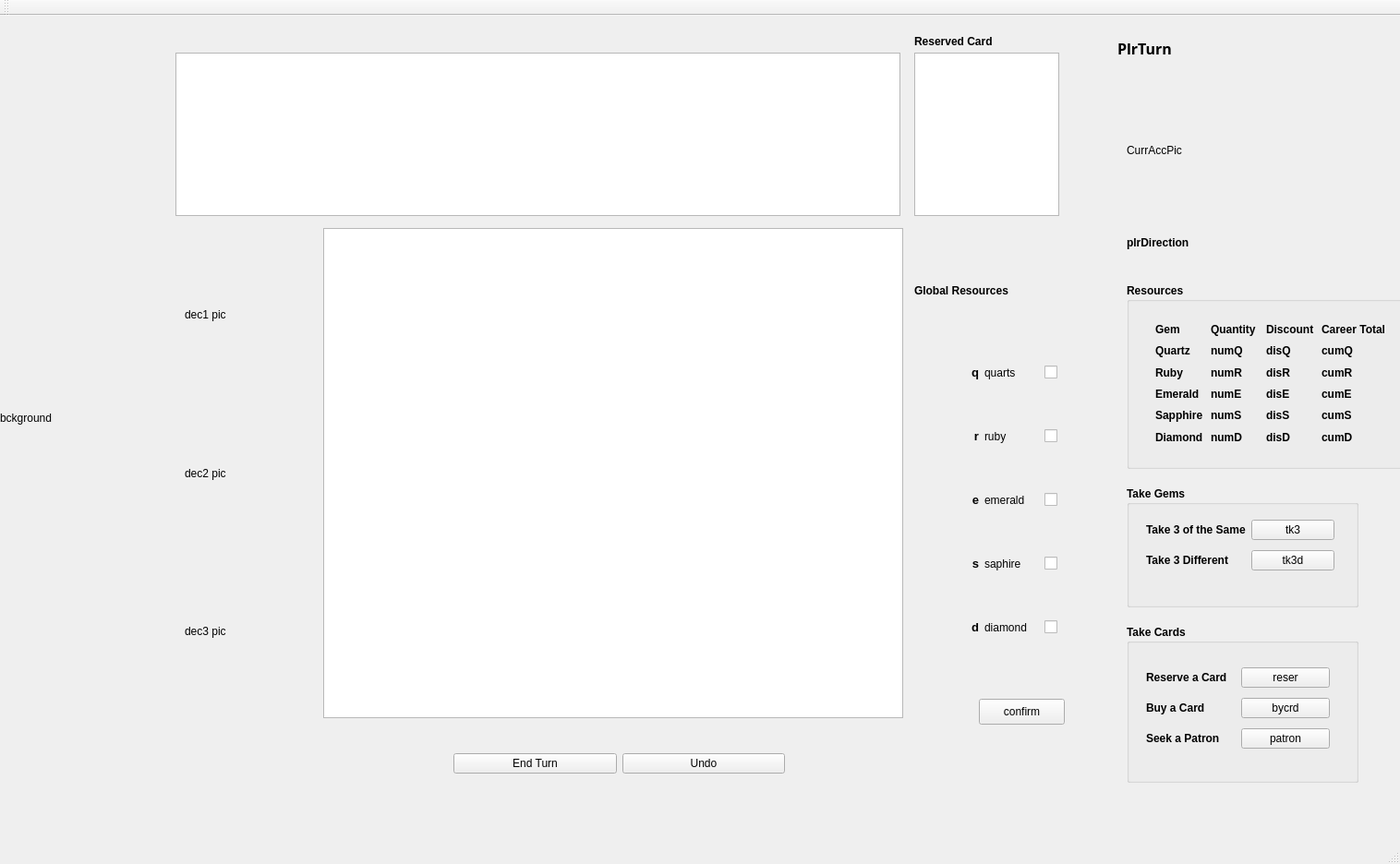
<?xml version="1.0" encoding="UTF-8"?>
<ui version="4.0">
 <class>GameWindow</class>
 <widget class="QMainWindow" name="GameWindow">
  <property name="geometry">
   <rect>
    <x>0</x>
    <y>0</y>
    <width>1516</width>
    <height>936</height>
   </rect>
  </property>
  <property name="windowTitle">
   <string>GameWindow</string>
  </property>
  <widget class="QWidget" name="centralWidget">
   <widget class="QGraphicsView" name="gameView">
    <property name="geometry">
     <rect>
      <x>350</x>
      <y>230</y>
      <width>628</width>
      <height>531</height>
     </rect>
    </property>
    <property name="verticalScrollBarPolicy">
     <enum>Qt::ScrollBarAlwaysOff</enum>
    </property>
    <property name="horizontalScrollBarPolicy">
     <enum>Qt::ScrollBarAlwaysOff</enum>
    </property>
   </widget>
   <widget class="QWidget" name="horizontalLayoutWidget">
    <property name="geometry">
     <rect>
      <x>480</x>
      <y>770</y>
      <width>381</width>
      <height>80</height>
     </rect>
    </property>
    <layout class="QHBoxLayout" name="horizontalLayout">
     <item>
      <widget class="QPushButton" name="endTurn">
       <property name="text">
        <string>End Turn</string>
       </property>
      </widget>
     </item>
     <item>
      <widget class="QPushButton" name="undoButton">
       <property name="text">
        <string>Undo</string>
       </property>
      </widget>
     </item>
    </layout>
   </widget>
   <widget class="QLabel" name="Plrturn">
    <property name="geometry">
     <rect>
      <x>1210</x>
      <y>20</y>
      <width>171</width>
      <height>31</height>
     </rect>
    </property>
    <property name="font">
     <font>
      <family>Sitka</family>
      <pointsize>12</pointsize>
      <weight>75</weight>
      <bold>true</bold>
     </font>
    </property>
    <property name="text">
     <string>PlrTurn</string>
    </property>
   </widget>
   <widget class="QLabel" name="plrDirection">
    <property name="geometry">
     <rect>
      <x>1220</x>
      <y>230</y>
      <width>211</width>
      <height>31</height>
     </rect>
    </property>
    <property name="font">
     <font>
      <weight>75</weight>
      <bold>true</bold>
     </font>
    </property>
    <property name="text">
     <string>plrDirection</string>
    </property>
   </widget>
   <widget class="QPushButton" name="confirmButton">
    <property name="geometry">
     <rect>
      <x>1060</x>
      <y>740</y>
      <width>93</width>
      <height>28</height>
     </rect>
    </property>
    <property name="text">
     <string>confirm</string>
    </property>
   </widget>
   <widget class="QLabel" name="CurrAccPic">
    <property name="geometry">
     <rect>
      <x>1220</x>
      <y>80</y>
      <width>201</width>
      <height>131</height>
     </rect>
    </property>
    <property name="text">
     <string>CurrAccPic</string>
    </property>
   </widget>
   <widget class="QGraphicsView" name="resView">
    <property name="geometry">
     <rect>
      <x>990</x>
      <y>40</y>
      <width>157</width>
      <height>177</height>
     </rect>
    </property>
    <property name="verticalScrollBarPolicy">
     <enum>Qt::ScrollBarAlwaysOff</enum>
    </property>
    <property name="horizontalScrollBarPolicy">
     <enum>Qt::ScrollBarAlwaysOff</enum>
    </property>
   </widget>
   <widget class="QLabel" name="label_8">
    <property name="geometry">
     <rect>
      <x>990</x>
      <y>20</y>
      <width>101</width>
      <height>16</height>
     </rect>
    </property>
    <property name="font">
     <font>
      <weight>75</weight>
      <bold>true</bold>
     </font>
    </property>
    <property name="text">
     <string>Reserved Card</string>
    </property>
   </widget>
   <widget class="QWidget" name="gridLayoutWidget_2">
    <property name="geometry">
     <rect>
      <x>990</x>
      <y>320</y>
      <width>211</width>
      <height>411</height>
     </rect>
    </property>
    <layout class="QGridLayout" name="gridLayout_2">
     <item row="1" column="2">
      <widget class="QCheckBox" name="checkBox_2">
       <property name="text">
        <string/>
       </property>
      </widget>
     </item>
     <item row="4" column="0">
      <widget class="QLabel" name="gnumD">
       <property name="font">
        <font>
         <pointsize>10</pointsize>
         <weight>75</weight>
         <bold>true</bold>
        </font>
       </property>
       <property name="layoutDirection">
        <enum>Qt::LeftToRight</enum>
       </property>
       <property name="text">
        <string>d</string>
       </property>
       <property name="alignment">
        <set>Qt::AlignRight|Qt::AlignTrailing|Qt::AlignVCenter</set>
       </property>
      </widget>
     </item>
     <item row="0" column="1">
      <widget class="QLabel" name="Pixquarts">
       <property name="text">
        <string>quarts</string>
       </property>
      </widget>
     </item>
     <item row="4" column="1">
      <widget class="QLabel" name="Pixdiamond">
       <property name="text">
        <string>diamond</string>
       </property>
      </widget>
     </item>
     <item row="2" column="2">
      <widget class="QCheckBox" name="checkBox_3">
       <property name="text">
        <string/>
       </property>
      </widget>
     </item>
     <item row="1" column="1">
      <widget class="QLabel" name="Pixruby">
       <property name="text">
        <string>ruby</string>
       </property>
      </widget>
     </item>
     <item row="2" column="1">
      <widget class="QLabel" name="Pixemerald">
       <property name="text">
        <string>emerald</string>
       </property>
      </widget>
     </item>
     <item row="4" column="2">
      <widget class="QCheckBox" name="checkBox_5">
       <property name="text">
        <string/>
       </property>
      </widget>
     </item>
     <item row="1" column="0">
      <widget class="QLabel" name="gnumrby">
       <property name="font">
        <font>
         <pointsize>10</pointsize>
         <weight>75</weight>
         <bold>true</bold>
        </font>
       </property>
       <property name="layoutDirection">
        <enum>Qt::LeftToRight</enum>
       </property>
       <property name="text">
        <string>r</string>
       </property>
       <property name="alignment">
        <set>Qt::AlignRight|Qt::AlignTrailing|Qt::AlignVCenter</set>
       </property>
      </widget>
     </item>
     <item row="0" column="2">
      <widget class="QCheckBox" name="checkBox">
       <property name="text">
        <string/>
       </property>
      </widget>
     </item>
     <item row="3" column="2">
      <widget class="QCheckBox" name="checkBox_4">
       <property name="text">
        <string/>
       </property>
      </widget>
     </item>
     <item row="3" column="1">
      <widget class="QLabel" name="Pixsaphire">
       <property name="text">
        <string>saphire</string>
       </property>
      </widget>
     </item>
     <item row="0" column="0">
      <widget class="QLabel" name="gnumQ">
       <property name="font">
        <font>
         <pointsize>10</pointsize>
         <weight>75</weight>
         <bold>true</bold>
        </font>
       </property>
       <property name="layoutDirection">
        <enum>Qt::LeftToRight</enum>
       </property>
       <property name="text">
        <string>q</string>
       </property>
       <property name="alignment">
        <set>Qt::AlignRight|Qt::AlignTrailing|Qt::AlignVCenter</set>
       </property>
       <property name="indent">
        <number>-1</number>
       </property>
      </widget>
     </item>
     <item row="2" column="0">
      <widget class="QLabel" name="gnumE">
       <property name="font">
        <font>
         <pointsize>10</pointsize>
         <weight>75</weight>
         <bold>true</bold>
        </font>
       </property>
       <property name="layoutDirection">
        <enum>Qt::LeftToRight</enum>
       </property>
       <property name="text">
        <string>e</string>
       </property>
       <property name="alignment">
        <set>Qt::AlignRight|Qt::AlignTrailing|Qt::AlignVCenter</set>
       </property>
      </widget>
     </item>
     <item row="3" column="0">
      <widget class="QLabel" name="gnumS">
       <property name="font">
        <font>
         <pointsize>10</pointsize>
         <weight>75</weight>
         <bold>true</bold>
        </font>
       </property>
       <property name="layoutDirection">
        <enum>Qt::LeftToRight</enum>
       </property>
       <property name="text">
        <string>s</string>
       </property>
       <property name="alignment">
        <set>Qt::AlignRight|Qt::AlignTrailing|Qt::AlignVCenter</set>
       </property>
      </widget>
     </item>
    </layout>
   </widget>
   <widget class="QLabel" name="label_9">
    <property name="geometry">
     <rect>
      <x>990</x>
      <y>290</y>
      <width>141</width>
      <height>16</height>
     </rect>
    </property>
    <property name="font">
     <font>
      <pointsize>9</pointsize>
      <weight>75</weight>
      <bold>true</bold>
     </font>
    </property>
    <property name="text">
     <string>Global Resources</string>
    </property>
   </widget>
   <widget class="QWidget" name="verticalLayoutWidget">
    <property name="geometry">
     <rect>
      <x>189</x>
      <y>230</y>
      <width>151</width>
      <height>531</height>
     </rect>
    </property>
    <layout class="QVBoxLayout" name="verticalLayout">
     <item>
      <widget class="QLabel" name="stck1Pix">
       <property name="text">
        <string>dec1 pic</string>
       </property>
      </widget>
     </item>
     <item>
      <widget class="QLabel" name="stck2Pix">
       <property name="text">
        <string>dec2 pic</string>
       </property>
      </widget>
     </item>
     <item>
      <widget class="QLabel" name="stck3Pix">
       <property name="text">
        <string>dec3 pic</string>
       </property>
      </widget>
     </item>
    </layout>
   </widget>
   <widget class="QWidget" name="gridLayoutWidget_3">
    <property name="geometry">
     <rect>
      <x>10</x>
      <y>40</y>
      <width>160</width>
      <height>181</height>
     </rect>
    </property>
    <property name="font">
     <font>
      <weight>75</weight>
      <bold>true</bold>
     </font>
    </property>
    <layout class="QGridLayout" name="gridLayout_3">
     <item row="1" column="0">
      <widget class="QLabel" name="pl2">
       <property name="font">
        <font>
         <weight>75</weight>
         <bold>true</bold>
        </font>
       </property>
       <property name="text">
        <string/>
       </property>
      </widget>
     </item>
     <item row="0" column="0">
      <widget class="QLabel" name="pl1">
       <property name="font">
        <font>
         <weight>75</weight>
         <bold>true</bold>
        </font>
       </property>
       <property name="text">
        <string/>
       </property>
      </widget>
     </item>
     <item row="1" column="1">
      <widget class="QLabel" name="pl2vp">
       <property name="font">
        <font>
         <weight>75</weight>
         <bold>true</bold>
        </font>
       </property>
       <property name="text">
        <string/>
       </property>
      </widget>
     </item>
     <item row="2" column="1">
      <widget class="QLabel" name="pl3vp">
       <property name="font">
        <font>
         <weight>75</weight>
         <bold>true</bold>
        </font>
       </property>
       <property name="text">
        <string/>
       </property>
      </widget>
     </item>
     <item row="2" column="0">
      <widget class="QLabel" name="pl3">
       <property name="font">
        <font>
         <weight>75</weight>
         <bold>true</bold>
        </font>
       </property>
       <property name="text">
        <string/>
       </property>
      </widget>
     </item>
     <item row="3" column="0">
      <widget class="QLabel" name="pl4">
       <property name="font">
        <font>
         <weight>75</weight>
         <bold>true</bold>
        </font>
       </property>
       <property name="text">
        <string/>
       </property>
      </widget>
     </item>
     <item row="3" column="1">
      <widget class="QLabel" name="pl4vp">
       <property name="font">
        <font>
         <weight>75</weight>
         <bold>true</bold>
        </font>
       </property>
       <property name="text">
        <string/>
       </property>
      </widget>
     </item>
     <item row="0" column="1">
      <widget class="QLabel" name="pl1vp">
       <property name="font">
        <font>
         <weight>75</weight>
         <bold>true</bold>
        </font>
       </property>
       <property name="text">
        <string/>
       </property>
      </widget>
     </item>
    </layout>
   </widget>
   <widget class="QGraphicsView" name="nobelView">
    <property name="geometry">
     <rect>
      <x>190</x>
      <y>40</y>
      <width>785</width>
      <height>177</height>
     </rect>
    </property>
    <property name="verticalScrollBarPolicy">
     <enum>Qt::ScrollBarAlwaysOff</enum>
    </property>
    <property name="horizontalScrollBarPolicy">
     <enum>Qt::ScrollBarAlwaysOff</enum>
    </property>
   </widget>
   <widget class="QGroupBox" name="groupBox">
    <property name="geometry">
     <rect>
      <x>1220</x>
      <y>510</y>
      <width>251</width>
      <height>131</height>
     </rect>
    </property>
    <property name="font">
     <font>
      <weight>75</weight>
      <bold>true</bold>
     </font>
    </property>
    <property name="title">
     <string>Take Gems</string>
    </property>
    <widget class="QWidget" name="gridLayoutWidget_4">
     <property name="geometry">
      <rect>
       <x>10</x>
       <y>20</y>
       <width>226</width>
       <height>88</height>
      </rect>
     </property>
     <property name="font">
      <font>
       <weight>75</weight>
       <bold>true</bold>
      </font>
     </property>
     <layout class="QGridLayout" name="gridLayout_4">
      <item row="0" column="1">
       <widget class="QPushButton" name="same3">
        <property name="enabled">
         <bool>true</bool>
        </property>
        <property name="font">
         <font>
          <weight>50</weight>
          <bold>false</bold>
         </font>
        </property>
        <property name="text">
         <string>tk3</string>
        </property>
       </widget>
      </item>
      <item row="1" column="0">
       <widget class="QLabel" name="label_14">
        <property name="font">
         <font>
          <weight>75</weight>
          <bold>true</bold>
         </font>
        </property>
        <property name="text">
         <string>Take 3 Different</string>
        </property>
       </widget>
      </item>
      <item row="0" column="0">
       <widget class="QLabel" name="label_12">
        <property name="font">
         <font>
          <weight>75</weight>
          <bold>true</bold>
         </font>
        </property>
        <property name="text">
         <string>Take 3 of the Same</string>
        </property>
       </widget>
      </item>
      <item row="1" column="1">
       <widget class="QPushButton" name="tk3d">
        <property name="font">
         <font>
          <weight>50</weight>
          <bold>false</bold>
         </font>
        </property>
        <property name="text">
         <string>tk3d</string>
        </property>
       </widget>
      </item>
     </layout>
    </widget>
   </widget>
   <widget class="QGroupBox" name="groupBox_2">
    <property name="geometry">
     <rect>
      <x>1220</x>
      <y>660</y>
      <width>251</width>
      <height>171</height>
     </rect>
    </property>
    <property name="font">
     <font>
      <weight>75</weight>
      <bold>true</bold>
     </font>
    </property>
    <property name="title">
     <string>Take Cards</string>
    </property>
    <widget class="QWidget" name="gridLayoutWidget_5">
     <property name="geometry">
      <rect>
       <x>10</x>
       <y>30</y>
       <width>221</width>
       <height>123</height>
      </rect>
     </property>
     <property name="font">
      <font>
       <weight>75</weight>
       <bold>true</bold>
      </font>
     </property>
     <layout class="QGridLayout" name="gridLayout_5">
      <item row="1" column="1">
       <widget class="QPushButton" name="bycrd">
        <property name="font">
         <font>
          <weight>50</weight>
          <bold>false</bold>
         </font>
        </property>
        <property name="text">
         <string>bycrd</string>
        </property>
       </widget>
      </item>
      <item row="1" column="0">
       <widget class="QLabel" name="label_17">
        <property name="font">
         <font>
          <weight>75</weight>
          <bold>true</bold>
         </font>
        </property>
        <property name="text">
         <string>Buy a Card</string>
        </property>
       </widget>
      </item>
      <item row="2" column="1">
       <widget class="QPushButton" name="patron">
        <property name="font">
         <font>
          <weight>50</weight>
          <bold>false</bold>
         </font>
        </property>
        <property name="text">
         <string>patron</string>
        </property>
       </widget>
      </item>
      <item row="0" column="1">
       <widget class="QPushButton" name="reser">
        <property name="font">
         <font>
          <weight>50</weight>
          <bold>false</bold>
         </font>
        </property>
        <property name="text">
         <string>reser</string>
        </property>
       </widget>
      </item>
      <item row="0" column="0">
       <widget class="QLabel" name="label_16">
        <property name="font">
         <font>
          <weight>75</weight>
          <bold>true</bold>
         </font>
        </property>
        <property name="text">
         <string>Reserve a Card</string>
        </property>
       </widget>
      </item>
      <item row="2" column="0">
       <widget class="QLabel" name="label_18">
        <property name="font">
         <font>
          <weight>75</weight>
          <bold>true</bold>
         </font>
        </property>
        <property name="text">
         <string>Seek a Patron</string>
        </property>
       </widget>
      </item>
     </layout>
    </widget>
   </widget>
   <widget class="QLabel" name="backgoundPix">
    <property name="geometry">
     <rect>
      <x>0</x>
      <y>0</y>
      <width>1521</width>
      <height>871</height>
     </rect>
    </property>
    <property name="text">
     <string>bckground</string>
    </property>
   </widget>
   <widget class="QGroupBox" name="groupBox_3">
    <property name="geometry">
     <rect>
      <x>1220</x>
      <y>290</y>
      <width>301</width>
      <height>201</height>
     </rect>
    </property>
    <property name="font">
     <font>
      <weight>75</weight>
      <bold>true</bold>
     </font>
    </property>
    <property name="title">
     <string>Resources</string>
    </property>
    <widget class="QWidget" name="gridLayoutWidget">
     <property name="geometry">
      <rect>
       <x>20</x>
       <y>30</y>
       <width>272</width>
       <height>156</height>
      </rect>
     </property>
     <property name="font">
      <font>
       <weight>75</weight>
       <bold>true</bold>
      </font>
     </property>
     <layout class="QGridLayout" name="gridLayout">
      <item row="8" column="2">
       <widget class="QLabel" name="disD">
        <property name="font">
         <font>
          <weight>75</weight>
          <bold>true</bold>
         </font>
        </property>
        <property name="text">
         <string>disD</string>
        </property>
       </widget>
      </item>
      <item row="8" column="0">
       <widget class="QLabel" name="label_7">
        <property name="font">
         <font>
          <weight>75</weight>
          <bold>true</bold>
         </font>
        </property>
        <property name="text">
         <string>Diamond</string>
        </property>
       </widget>
      </item>
      <item row="2" column="0">
       <widget class="QLabel" name="label_2">
        <property name="font">
         <font>
          <weight>75</weight>
          <bold>true</bold>
         </font>
        </property>
        <property name="text">
         <string>Gem</string>
        </property>
       </widget>
      </item>
      <item row="3" column="0">
       <widget class="QLabel" name="label_3">
        <property name="font">
         <font>
          <weight>75</weight>
          <bold>true</bold>
         </font>
        </property>
        <property name="text">
         <string>Quartz</string>
        </property>
       </widget>
      </item>
      <item row="7" column="1">
       <widget class="QLabel" name="numS">
        <property name="font">
         <font>
          <weight>75</weight>
          <bold>true</bold>
         </font>
        </property>
        <property name="text">
         <string>numS</string>
        </property>
       </widget>
      </item>
      <item row="2" column="2">
       <widget class="QLabel" name="label_11">
        <property name="font">
         <font>
          <weight>75</weight>
          <bold>true</bold>
         </font>
        </property>
        <property name="text">
         <string>Discount</string>
        </property>
       </widget>
      </item>
      <item row="6" column="1">
       <widget class="QLabel" name="numE">
        <property name="font">
         <font>
          <weight>75</weight>
          <bold>true</bold>
         </font>
        </property>
        <property name="text">
         <string>numE</string>
        </property>
       </widget>
      </item>
      <item row="7" column="2">
       <widget class="QLabel" name="disS">
        <property name="font">
         <font>
          <weight>75</weight>
          <bold>true</bold>
         </font>
        </property>
        <property name="text">
         <string>disS</string>
        </property>
       </widget>
      </item>
      <item row="5" column="0">
       <widget class="QLabel" name="label_4">
        <property name="font">
         <font>
          <weight>75</weight>
          <bold>true</bold>
         </font>
        </property>
        <property name="text">
         <string>Ruby</string>
        </property>
       </widget>
      </item>
      <item row="2" column="1">
       <widget class="QLabel" name="label_10">
        <property name="font">
         <font>
          <weight>75</weight>
          <bold>true</bold>
         </font>
        </property>
        <property name="text">
         <string>Quantity</string>
        </property>
       </widget>
      </item>
      <item row="8" column="1">
       <widget class="QLabel" name="numD">
        <property name="font">
         <font>
          <weight>75</weight>
          <bold>true</bold>
         </font>
        </property>
        <property name="text">
         <string>numD</string>
        </property>
       </widget>
      </item>
      <item row="3" column="1">
       <widget class="QLabel" name="numQ">
        <property name="font">
         <font>
          <weight>75</weight>
          <bold>true</bold>
         </font>
        </property>
        <property name="text">
         <string>numQ</string>
        </property>
       </widget>
      </item>
      <item row="3" column="2">
       <widget class="QLabel" name="disQ">
        <property name="font">
         <font>
          <weight>75</weight>
          <bold>true</bold>
         </font>
        </property>
        <property name="text">
         <string>disQ</string>
        </property>
       </widget>
      </item>
      <item row="6" column="2">
       <widget class="QLabel" name="disE">
        <property name="font">
         <font>
          <weight>75</weight>
          <bold>true</bold>
         </font>
        </property>
        <property name="text">
         <string>disE</string>
        </property>
       </widget>
      </item>
      <item row="5" column="2">
       <widget class="QLabel" name="disR">
        <property name="font">
         <font>
          <weight>75</weight>
          <bold>true</bold>
         </font>
        </property>
        <property name="text">
         <string>disR</string>
        </property>
       </widget>
      </item>
      <item row="6" column="0">
       <widget class="QLabel" name="label_5">
        <property name="font">
         <font>
          <weight>75</weight>
          <bold>true</bold>
         </font>
        </property>
        <property name="text">
         <string>Emerald</string>
        </property>
       </widget>
      </item>
      <item row="5" column="1">
       <widget class="QLabel" name="numR">
        <property name="font">
         <font>
          <weight>75</weight>
          <bold>true</bold>
         </font>
        </property>
        <property name="text">
         <string>numR</string>
        </property>
       </widget>
      </item>
      <item row="7" column="0">
       <widget class="QLabel" name="label_6">
        <property name="font">
         <font>
          <weight>75</weight>
          <bold>true</bold>
         </font>
        </property>
        <property name="text">
         <string>Sapphire</string>
        </property>
       </widget>
      </item>
      <item row="2" column="3">
       <widget class="QLabel" name="label">
        <property name="text">
         <string>Career Total</string>
        </property>
       </widget>
      </item>
      <item row="3" column="3">
       <widget class="QLabel" name="cumQ">
        <property name="text">
         <string>cumQ</string>
        </property>
       </widget>
      </item>
      <item row="5" column="3">
       <widget class="QLabel" name="cumR">
        <property name="text">
         <string>cumR</string>
        </property>
       </widget>
      </item>
      <item row="6" column="3">
       <widget class="QLabel" name="cumE">
        <property name="text">
         <string>cumE</string>
        </property>
       </widget>
      </item>
      <item row="7" column="3">
       <widget class="QLabel" name="cumS">
        <property name="text">
         <string>cumS</string>
        </property>
       </widget>
      </item>
      <item row="8" column="3">
       <widget class="QLabel" name="cumD">
        <property name="text">
         <string>cumD</string>
        </property>
       </widget>
      </item>
     </layout>
    </widget>
   </widget>
  </widget>
  <widget class="QMenuBar" name="menuBar">
   <property name="geometry">
    <rect>
     <x>0</x>
     <y>0</y>
     <width>1516</width>
     <height>26</height>
    </rect>
   </property>
  </widget>
  <widget class="QToolBar" name="mainToolBar">
   <attribute name="toolBarArea">
    <enum>TopToolBarArea</enum>
   </attribute>
   <attribute name="toolBarBreak">
    <bool>false</bool>
   </attribute>
  </widget>
  <widget class="QStatusBar" name="statusBar"/>
 </widget>
 <layoutdefault spacing="6" margin="11"/>
 <resources/>
 <connections/>
</ui>
